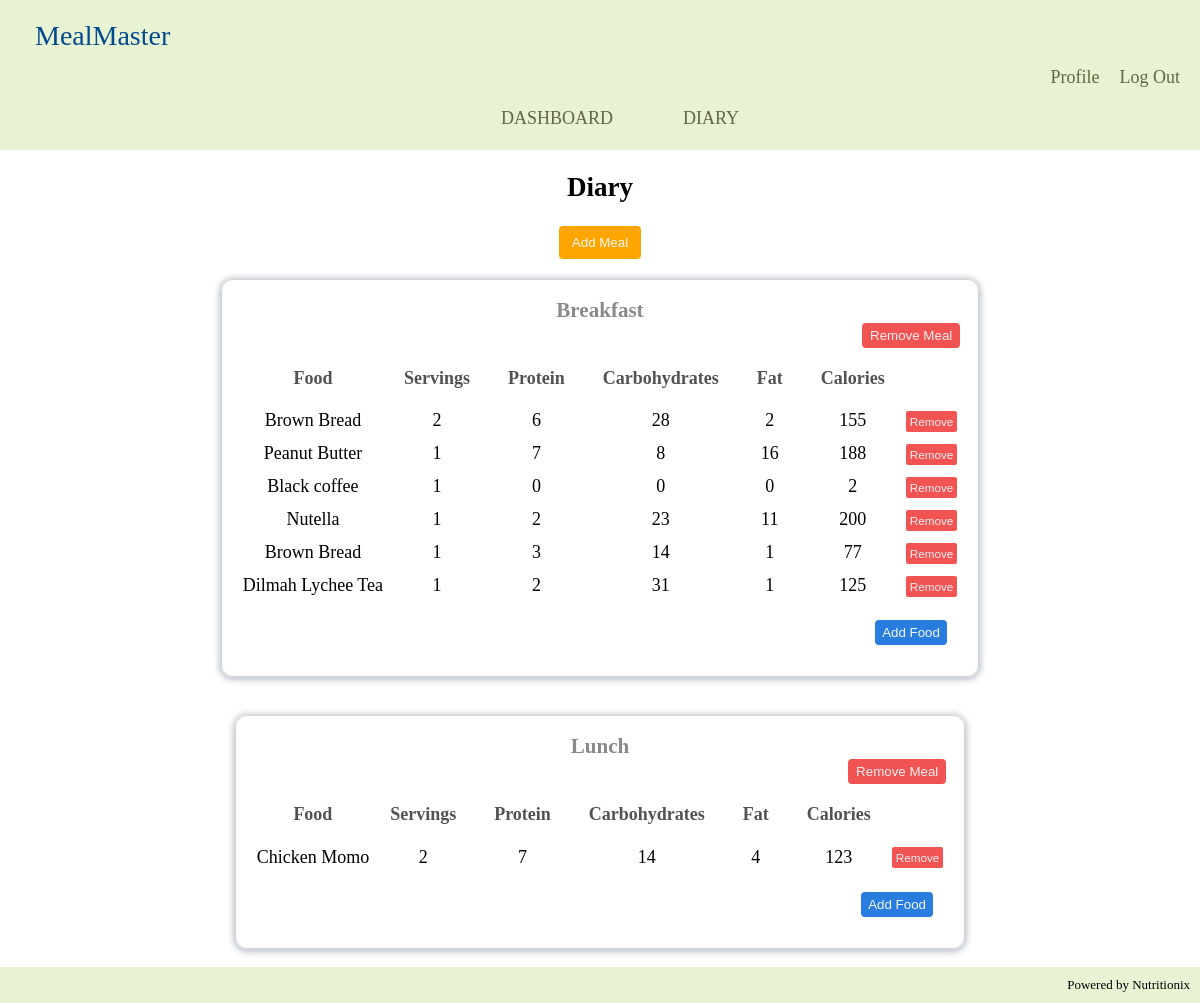
The page /diary (signed in) on the database as committed earlier.
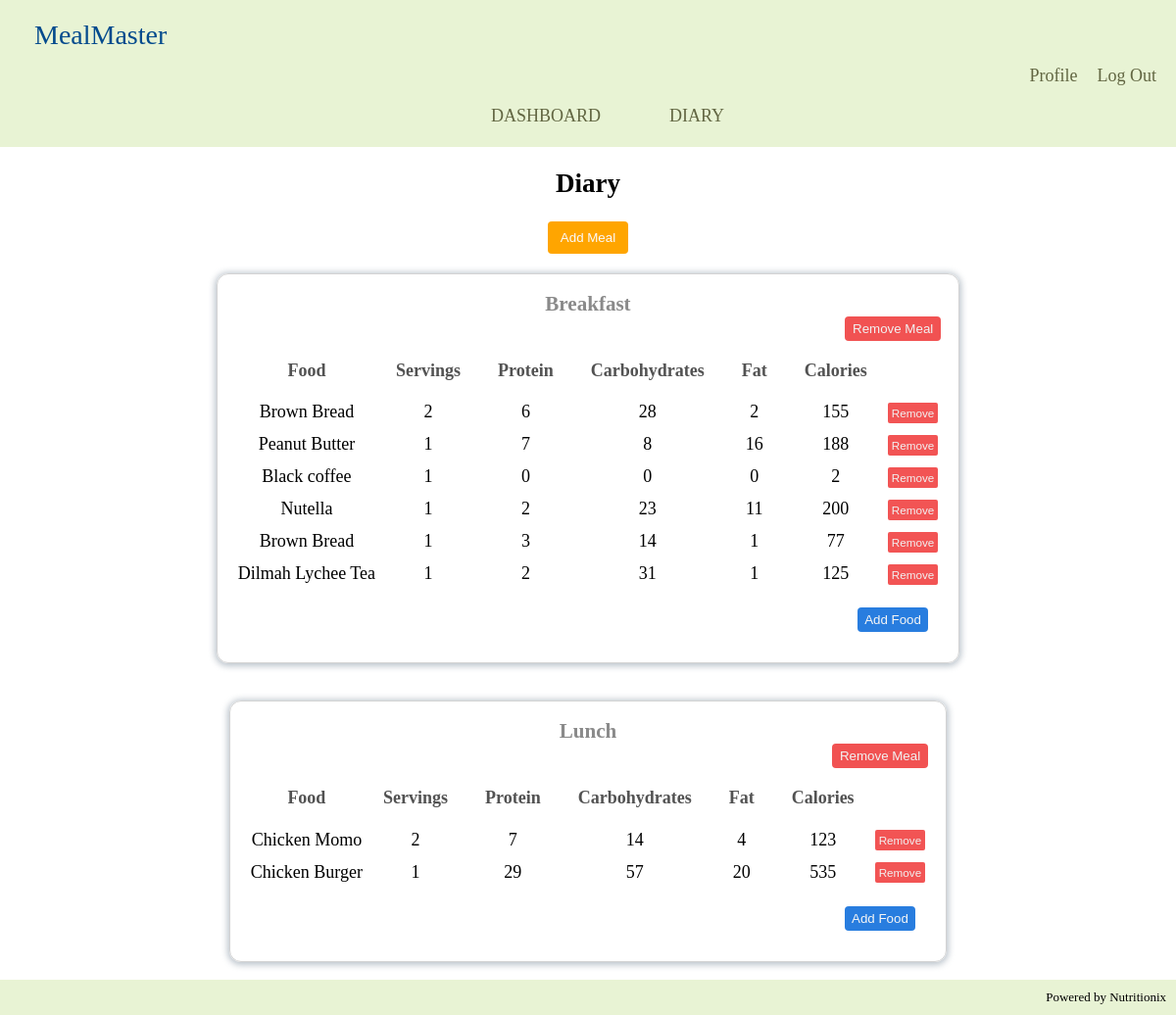
The same page on the database as committed later.
### tables this page shows
CREATE TABLE meals (meal_id integer primary key, meal_name text collate nocase unique not null, username text not null, foreign key (username) references users(username));

CREATE TABLE foods (food_id INTEGER PRIMARY KEY, food_name TEXT COLLATE NOCASE NOT NULL, servings INTEGER NOT NULL, calories INTEGER, protein INTEGER, carbohydrates INTEGER, fat INTEGER, meal_id INTEGER, FOREIGN KEY (meal_id) REFERENCES meals(meal_id));

### routes.py (the view)
@app.route("/diary")
@login_required
def diary():
    current_user = session['username']
    try:
        conn, cursor = connect_to_db()
        cursor.execute("SELECT * from meals WHERE username  = ?", (session['username'],))
        records = cursor.fetchall()
        meal_columns = [column[0] for column in cursor.description]
        meals = [dict(zip(meal_columns, record)) for record in records]
        for meal in meals:
            cursor.execute("SELECT * FROM foods WHERE meal_id = ?", (meal['meal_id'],))
            food_records = cursor.fetchall()
            food_columns = [column[0] for column in cursor.description]
            meal['foods'] = [dict(zip(food_columns, record)) for record in food_records]
        print(meal_columns, meals)
    except sqlite3.Error as e:
        flash("Error fetching meals")
        print("Error in db while fetching meals -", e)
    finally:
        conn.close()
    return render_template("diary.html", current_user=current_user, meals=meals)

### database.py (called while the page is built)
def connect_to_db():
    conn = sqlite3.connect('database.db')
    cursor = conn.cursor()
    return conn, cursor

### routes.py (called while the page is built)
def login_required(f):
    @wraps(f)
    def decorated_function(*args, **kwargs):
        if 'username' not in session:
            return redirect(url_for('unauthorized'))
        return f(*args, **kwargs)
    return decorated_function

### templates/diary.html (shortened to what this page needs)
{% extends "layout.html" %}
{% block link_styles %}
<link rel="stylesheet" href="/static/diary.css">
{% endblock %}
{% block main %}
<section class="diary-section">
    <h2>Diary</h2>
    <form action="/add_meal" method="POST" id="add-meal-form">
        <button type="button" id="add-meal-btn">Add Meal</button>
    </form>
    {% if meals %}
        {% for meal in meals %}
            <div class="meal-tables-container">
                <div class="meal-table-box">
                    <table class="meal-table">
                        <h3 class="meal-table-name"> {{ meal['meal_name'] }} </h3>
                        <form action="/remove_meal" method="post" class="remove-meal-form">
                            <button class="remove-meal-btn">Remove Meal</button>
                        </form>
                        <thead>
                            <tr>
                                <th>Food</th>
                                <th>Servings</th>
                                <th>Protein</th>
                                <th>Carbohydrates</th>
                                <th>Fat</th>
                                <th>Calories</th>
                            </tr>
                        </thead>
                        <tbody>
                            {% for food in meal['foods'] %}
                                <tr>
                                    <td>{{ food['food_name'] }}</td>
                                    <td>{{ food['servings'] }}</td>
                                    <td>{{ food['protein'] }}</td>
                                    <td>{{ food['carbohydrates'] }}</td>
                                    <td>{{ food['fat'] }}</td>
                                    <td>{{ food['calories'] }}</td>
                                    <td>
                                        <form action="/remove_food" method="post">
                                            <button name="remove-food-btn" class="remove-food-btn" type="submit">Remove</button>
                                        </form>
                                    </td>
                                </tr>
                            {% endfor %}
                        </tbody>
                    </table>
                    <button class="add-food-btn">Add Food</button>
                </div>
            </div>
        {% endfor %}
    {% endif %}
{% endblock %}

### templates/layout.html (shortened to what this page needs)
<!DOCTYPE html>
<html lang="en">
<head>
    <link rel="stylesheet" href="/static/header.css">
    <link rel="stylesheet" href="/static/general.css">
    {% block link_styles %} {% endblock %}
</head>
<body>
    <header class="main-header">
        <div class="header-logo">
            MealMaster
        </div>
        <div class="nav-section">
            {% if current_user %}
                <div class="nav-right">
                    <ul>
                        <li><a href="/profile">Profile</a></li>
                        <li><a href="/logout">Log Out</a></li>
                    </ul>
                </div>
                <div class="nav-bar">
                    <ul>
                        <li><a href="/dashboard">DASHBOARD</a></li>
                        <li><a href="/diary">DIARY</a></li>
                    </ul>
                </div>
            {% endif %}
        </div>
    </header>
    <main>
        {% block main %}{% endblock %}
    </main>
    <footer>
        Powered by Nutritionix
    </footer>
</body>
</html>

### static/header.css (style rules this page uses)
.main-header { display: flex; flex-direction: column; width: 100%; background-color:rgb(232, 243, 212); min-height: 150px; }
.header-logo { margin-left: 30px; margin-top: 15px; padding: 5px; font-size: 28px; font-family:Georgia, 'Times New Roman', Times, serif; font-weight: 500; color: rgb(3, 74, 141); }
.nav-section { display: flex; flex-direction: column; cursor: pointer; color:rgb(98, 102, 66); }
.nav-section div li { border-radius: 4px; }
.nav-right { align-self: flex-end; }
.nav-right ul { list-style: none; display: flex; margin: 0 10px 0 0; }
.nav-right li { padding: 10px; }
.nav-bar { align-self: center; }
.nav-bar ul { list-style: none; display: flex; margin: 0; }
.nav-bar li { padding: 10px 35px; }

### static/general.css (style rules this page uses)
body { margin: 0; padding: 0; font-size: 18px; display: flex; flex-direction: column; min-height: 100vh; }
main { position: relative; flex: 1; display: flex; max-width: 100%; flex-direction: column; align-items: center; }
footer { flex-shrink: 0; background-color:rgb(232, 243, 212); padding: 10px; margin-top: auto; display: flex; justify-content: end; font-size: small; }
a { text-decoration: none; color: inherit; }

### static/diary.css (style rules this page uses)
.diary-section { display: flex; flex-direction: column; align-items: center; }
#add-meal-form { display: flex; flex-direction: column; align-items: center; }
#add-meal-btn { padding: 9px 13px; border: 0; border-radius: 4px; background-color: orange; color: rgb(250, 250, 250); cursor: pointer; transition-duration: 0.15s; }
.meal-tables-container { display: flex; margin-top: 20px; }
.meal-table-box { display: flex; flex-direction: column; padding: 1em; border: 1px solid lightgrey; border-radius: 12px; box-shadow: 0 1px 6px 2px rgba(119, 136, 153, 0.486); margin-bottom: 1em; transition-duration: 0.25s; }
.meal-table-name { margin: 0; color: #8a8a8a; align-self: center; }
.remove-meal-btn { align-self: flex-end; padding: 5px 8px; border: 0; border-radius: 4px; background-color: rgba(240, 59, 59, 0.877); color: rgb(241, 241, 241); cursor: pointer; transition-duration: 0.15s; font-weight: 500; }
.meal-table th { font-weight: 600; color: #525252; padding: 1em; }
.meal-table tr { padding: 1em; }
.meal-table td { text-align: center; padding-bottom: 1vh; }
.remove-food-btn { font-size: 0.65em; padding: 4px 4px; background-color: rgba(240, 59, 59, 0.87); color: rgb(241, 241, 241); border: 0; border-radius: 2px; cursor: pointer; transition-duration: 0.15s; }
.add-food-btn { align-self: flex-end; padding: 5px 7px; margin: 1em; border: 0; border-radius: 4px; background-color: rgb(40, 125, 223); color: whitesmoke; cursor: pointer; }

Rows that differ between the two databases and show on the page:
added foods: food_name "Chicken Burger", servings "1", protein "29", carbohydrates "57", fat "20", calories "535", shown under meals "Lunch"
